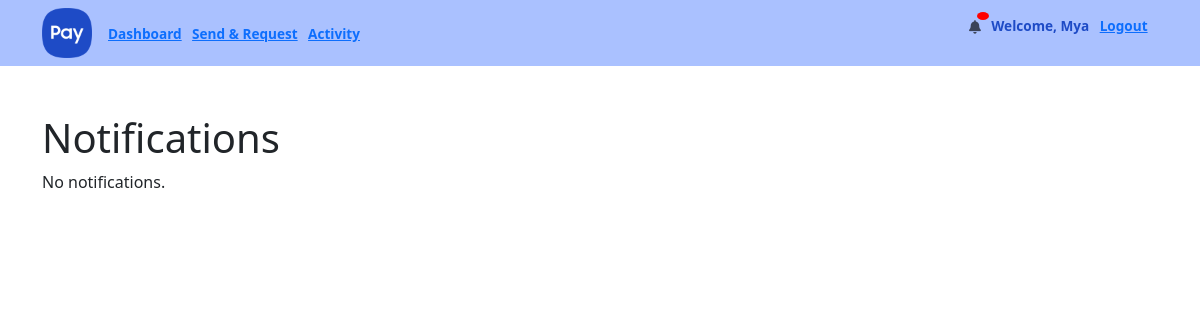
Page /webapps2024/notifications/notification_list/ (signed in) on the earlier database version.
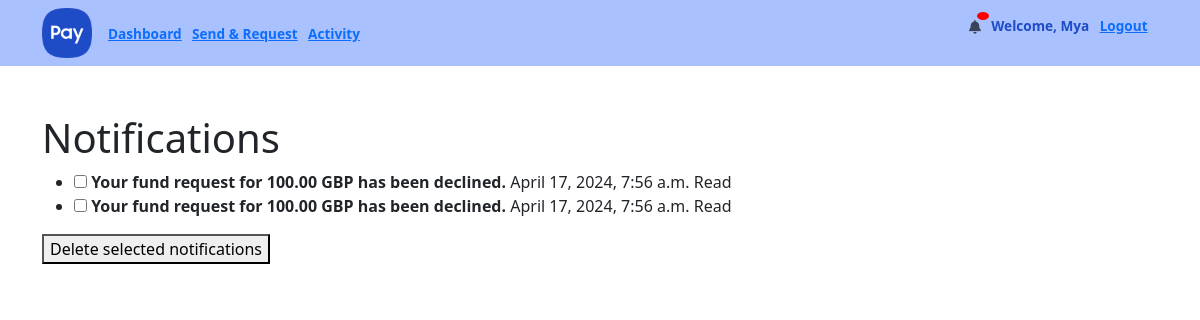
Same page on the later database version.
### notifications/models.py (models this page shows, shortened)
class Notification(models.Model):
    objects = None
    recipient = models.ForeignKey(User, on_delete=models.CASCADE)
    message = models.CharField(max_length=255)
    timestamp = models.DateTimeField(auto_now_add=False)
    is_read = models.BooleanField(default=False)
    class Meta:
        ordering = ['-timestamp']

### notifications/views.py (the view)
# urls.py: path("notification_list/", views.notification_list, name="notification_list"),
@login_required(login_url='login')
def notification_list(request):
    notifications = list(Notification.objects.filter(recipient=request.user).order_by('-timestamp'))
    context = {'notifications': notifications}
    return render(request, 'notifications/notification_list.html', context)

### templates/notifications/notification_list.html (shortened to what this page needs)
{% extends 'main/base.html' %}
{% block content %}
<h1>Notifications</h1>
{% if notifications %}
<form id="notification-form" method="post" action="{% url 'notifications:notification_delete_multiple' %}">
    <ul>
        {% for notification in notifications %}
        <li{% if not notification.is_read %} class="unread"{% endif %}>
        <input type="checkbox" name="selected_notifications" value="{{ notification.id }}" id="checkbox_{{ notification.id }}">
        <label for="checkbox_{{ notification.id }}">
            <strong>{{ notification.message }}</strong>
            <span class="timestamp">{{ notification.timestamp }}</span>
        </label>
        {% if not notification.is_read %}
        <a href="{% url 'notifications:notification_mark_read' notification.pk %}">Mark as read</a>
        {% else %}
        <span class="read">Read</span>
        {% endif %}
        </li>
        {% endfor %}
    </ul>
    <button type="submit">Delete selected notifications</button>
</form>
{% else %}
<p>No notifications.</p>
{% endif %}
{% endblock %}

Differences in the rows shown:
added Notification: message "Your fund request for 100.00 GBP has been declined.", timestamp "April 17, 2024, 7:56 a.m.", is_read "Read"
added Notification: message "Your fund request for 100.00 GBP has been declined.", timestamp "April 17, 2024, 7:56 a.m.", is_read "Read"
Other differences:
text no longer shown: "No notifications."
text now shown: "Delete selected notifications"
